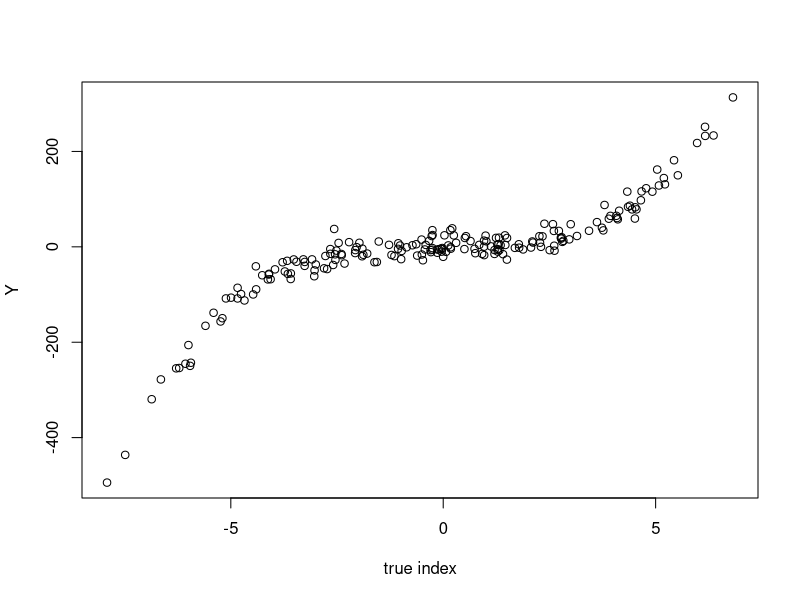
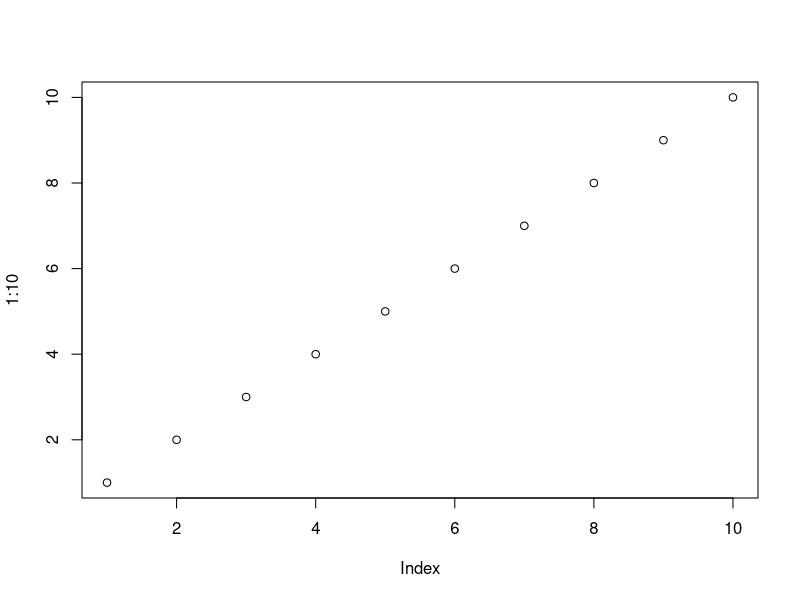
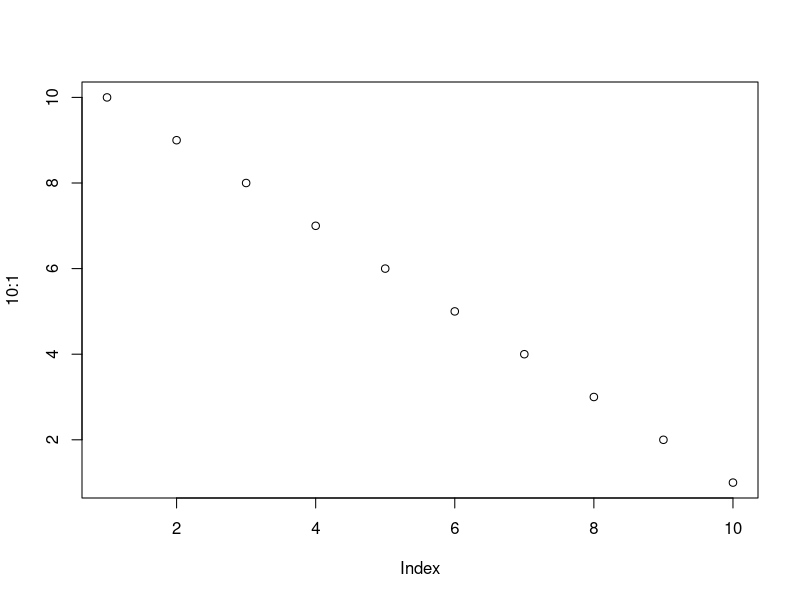

Here is the R script that generated these plots, in order:
## ---- chunk 1
knitr::opts_chunk$set(
  collapse = TRUE,
  comment = "#>"
)
## ---- chunk 2
set.seed(1)
n <- 200
p <- 30
p_star <- 10
X <- mvtnorm::rmvnorm(n,sigma=diag(p))
dimnames(X) <- list(1:n, paste("X", 1:p, sep = ""))

eps <- rnorm(n, sd = 15)

beta <- matrix(c(rep(1,p_star),rep(0,p-p_star)),ncol=1)
rownames(beta) <- colnames(X)

Y <- (X %*% beta)**3 + eps

plot(X %*% beta, Y, xlab = "true index")
## ---- chunk 3
plot(1:10)
plot(10:1)
